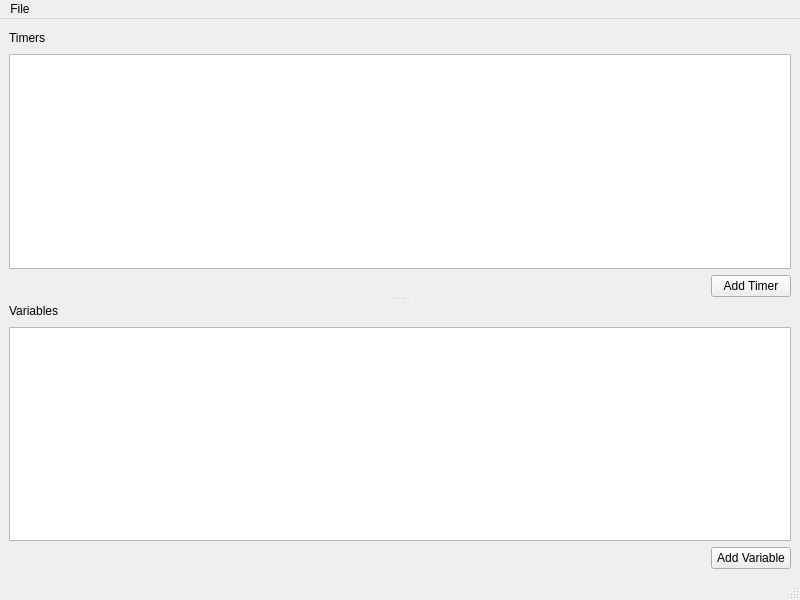
<?xml version="1.0" encoding="UTF-8"?>
<ui version="4.0">
 <class>DevicesAndTimersMainWindow</class>
 <widget class="QMainWindow" name="DevicesAndTimersMainWindow">
  <property name="geometry">
   <rect>
    <x>0</x>
    <y>0</y>
    <width>800</width>
    <height>600</height>
   </rect>
  </property>
  <property name="windowTitle">
   <string>MainWindow</string>
  </property>
  <widget class="QWidget" name="centralwidget">
   <layout class="QVBoxLayout" name="verticalLayout_3">
    <item>
     <widget class="QSplitter" name="splitter">
      <property name="orientation">
       <enum>Qt::Vertical</enum>
      </property>
      <widget class="QWidget" name="">
       <layout class="QVBoxLayout" name="verticalLayout">
        <item>
         <layout class="QHBoxLayout" name="horizontalLayout">
          <item>
           <widget class="QLabel" name="label">
            <property name="text">
             <string>Timers</string>
            </property>
           </widget>
          </item>
          <item>
           <spacer name="horizontalSpacer">
            <property name="orientation">
             <enum>Qt::Horizontal</enum>
            </property>
            <property name="sizeHint" stdset="0">
             <size>
              <width>40</width>
              <height>20</height>
             </size>
            </property>
           </spacer>
          </item>
         </layout>
        </item>
        <item>
         <widget class="QTableView" name="tableViewTimers"/>
        </item>
        <item>
         <layout class="QHBoxLayout" name="horizontalLayout_4">
          <item>
           <spacer name="horizontalSpacer_2">
            <property name="orientation">
             <enum>Qt::Horizontal</enum>
            </property>
            <property name="sizeHint" stdset="0">
             <size>
              <width>128</width>
              <height>20</height>
             </size>
            </property>
           </spacer>
          </item>
          <item>
           <widget class="QPushButton" name="pushButtonAddTimer">
            <property name="text">
             <string>Add Timer</string>
            </property>
           </widget>
          </item>
         </layout>
        </item>
       </layout>
      </widget>
      <widget class="QWidget" name="">
       <layout class="QVBoxLayout" name="verticalLayout_2">
        <item>
         <layout class="QHBoxLayout" name="horizontalLayout_3">
          <item>
           <widget class="QLabel" name="label_2">
            <property name="text">
             <string>Variables</string>
            </property>
           </widget>
          </item>
          <item>
           <spacer name="horizontalSpacer_4">
            <property name="orientation">
             <enum>Qt::Horizontal</enum>
            </property>
            <property name="sizeHint" stdset="0">
             <size>
              <width>40</width>
              <height>20</height>
             </size>
            </property>
           </spacer>
          </item>
         </layout>
        </item>
        <item>
         <widget class="QTableView" name="tableViewDevices"/>
        </item>
        <item>
         <layout class="QHBoxLayout" name="horizontalLayout_2">
          <item>
           <spacer name="horizontalSpacer_3">
            <property name="orientation">
             <enum>Qt::Horizontal</enum>
            </property>
            <property name="sizeHint" stdset="0">
             <size>
              <width>40</width>
              <height>20</height>
             </size>
            </property>
           </spacer>
          </item>
          <item>
           <widget class="QPushButton" name="pushButtonAddVariable">
            <property name="text">
             <string>Add Variable</string>
            </property>
           </widget>
          </item>
         </layout>
        </item>
       </layout>
      </widget>
     </widget>
    </item>
   </layout>
  </widget>
  <widget class="QMenuBar" name="menubar">
   <property name="geometry">
    <rect>
     <x>0</x>
     <y>0</y>
     <width>800</width>
     <height>22</height>
    </rect>
   </property>
   <widget class="QMenu" name="menuFile">
    <property name="title">
     <string>File</string>
    </property>
    <addaction name="actionOpen_File"/>
    <addaction name="separator"/>
    <addaction name="actionSave_to_File"/>
   </widget>
   <addaction name="menuFile"/>
  </widget>
  <widget class="QStatusBar" name="statusbar"/>
  <action name="actionSave_to_File">
   <property name="text">
    <string>Save to File</string>
   </property>
  </action>
  <action name="actionOpen_File">
   <property name="text">
    <string>Open File</string>
   </property>
  </action>
 </widget>
 <resources/>
 <connections/>
</ui>
